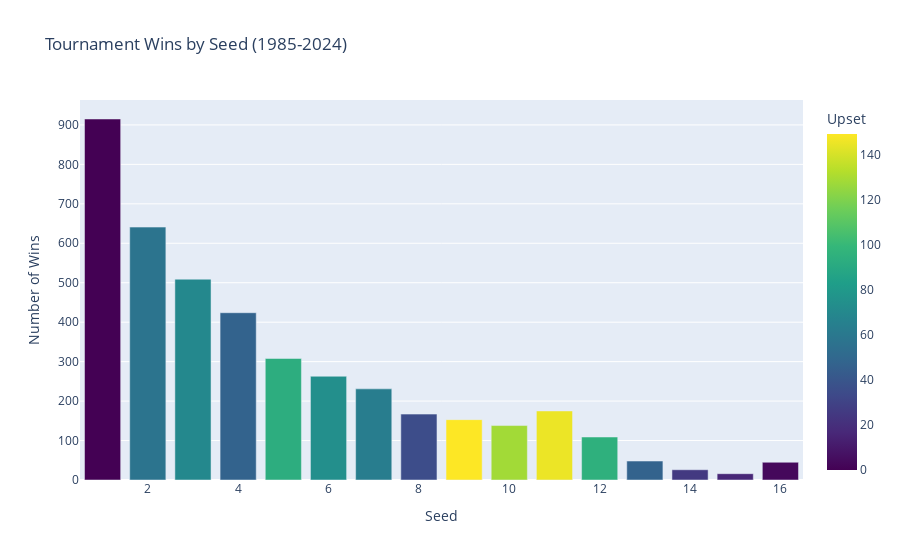

Notebook source saved alongside this figure:
### Code cell
seed_performance = tourney_compact.copy()
seed_performance['Upset'] = seed_performance['WSeedValue'] > seed_performance['LSeedValue']

# Group by seed and calculate win percentage
seed_stats = seed_performance.groupby('WSeedValue').agg({
    'Season': 'count',  # Total wins by this seed
    'Upset': 'sum'      # Number of upsets by this seed
}).rename(columns={'Season': 'Wins'})

# Add visualization
fig = px.bar(seed_stats, x=seed_stats.index, y='Wins', 
             title='Tournament Wins by Seed (1985-2024)',
             labels={'WSeedValue': 'Seed', 'Wins': 'Number of Wins'},
             color='Upset', color_continuous_scale='Viridis')
fig.update_layout(xaxis_title='Seed', yaxis_title='Number of Wins')
fig.show()

### Figure 1 — Plotly figure (JSON) as saved in the notebook; plotly's stock layout.template omitted (floating-point values rounded to 4 significant figures)
{"data": [{"alignmentgroup": "True", "hovertemplate": "Seed=%{x}<br>Number of Wins=%{y}<br>Upset=%{marker.color}<extra></extra>", "legendgroup": "", "marker": {"color": [0, 57, 70, 47, 93, 74, 63, 35, 149, 128, 145, 95, 47, 25, 16, 3], "coloraxis": "coloraxis", "pattern": {"shape": ""}}, "name": "", "offsetgroup": "", "orientation": "v", "showlegend": false, "textposition": "auto", "type": "bar", "x": [1, 2, 3, 4, 5, 6, 7, 8, 9, 10, 11, 12, 13, 14, 15, 16], "xaxis": "x", "y": [915, 641, 509, 424, 308, 263, 231, 167, 153, 138, 175, 109, 48, 26, 16, 45], "yaxis": "y"}], "layout": {"barmode": "relative", "coloraxis": {"colorbar": {"title": {"text": "Upset"}}, "colorscale": [[0, "#440154"], [0.1111, "#482878"], [0.2222, "#3e4989"], [0.3333, "#31688e"], [0.4444, "#26828e"], [0.5556, "#1f9e89"], [0.6667, "#35b779"], [0.7778, "#6ece58"], [0.8889, "#b5de2b"], [1, "#fde725"]]}, "legend": {"tracegroupgap": 0}, "title": {"text": "Tournament Wins by Seed (1985-2024)"}, "xaxis": {"anchor": "y", "domain": [0, 1], "title": {"text": "Seed"}}, "yaxis": {"anchor": "x", "domain": [0, 1], "title": {"text": "Number of Wins"}}}}
